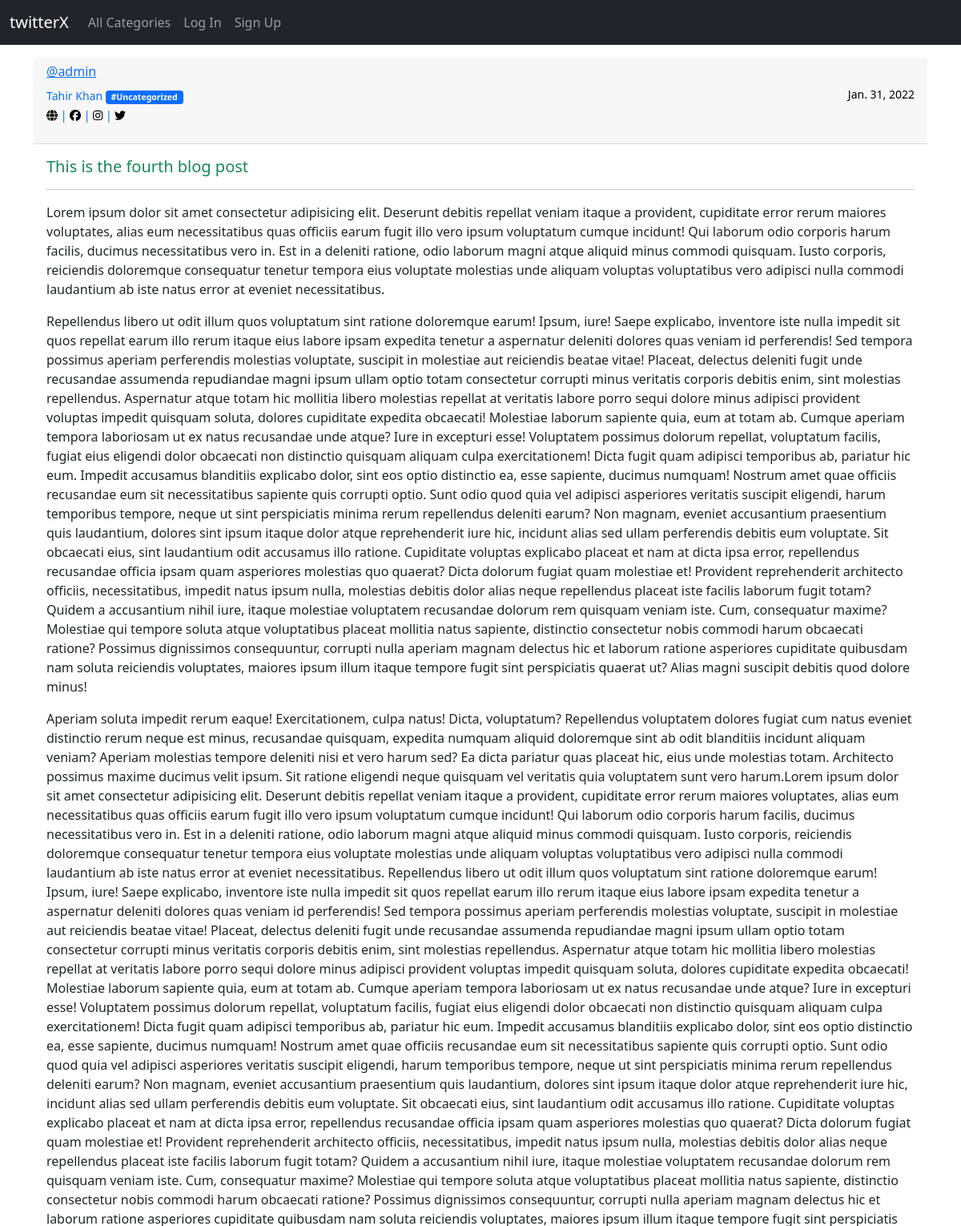
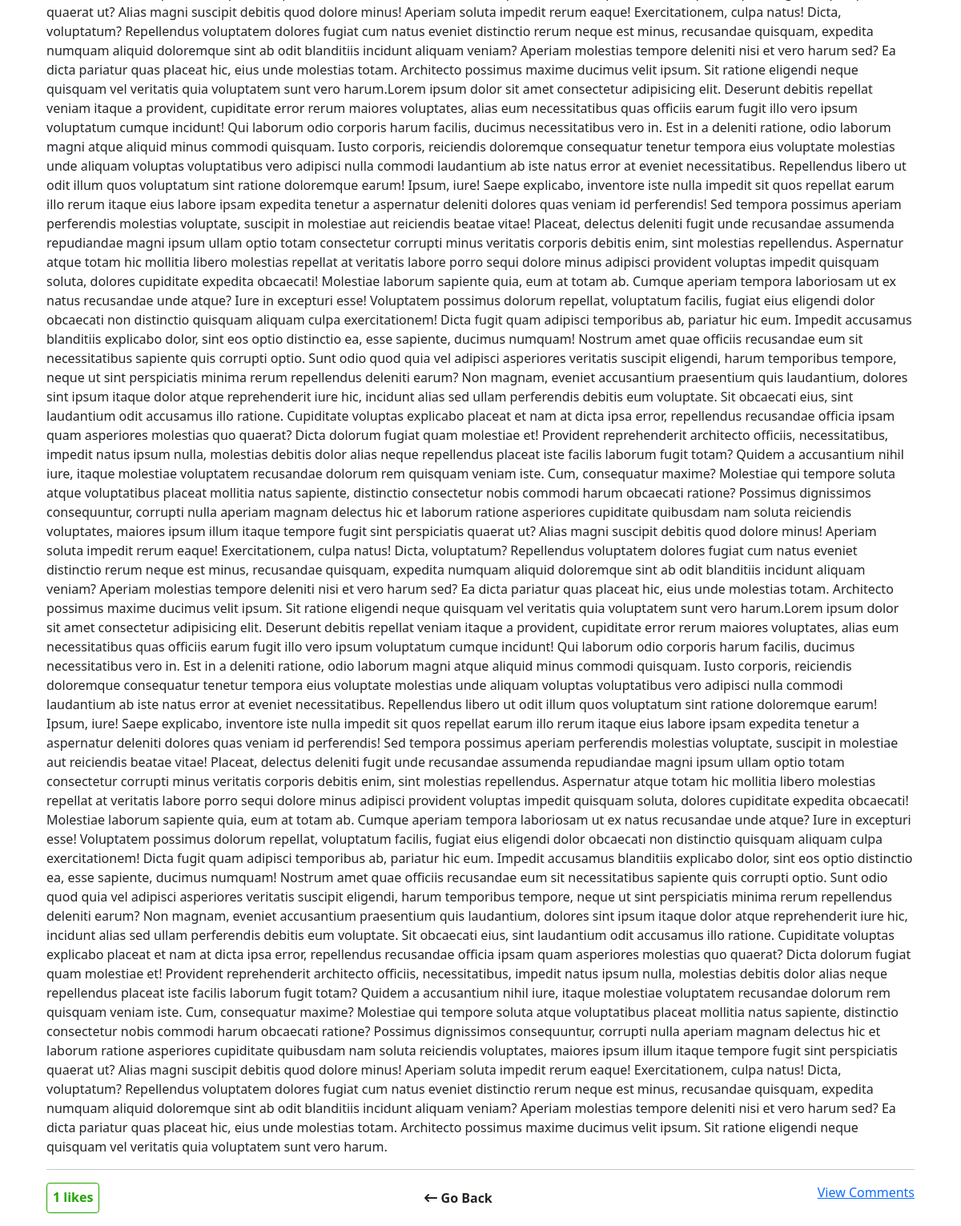
Page /viewPost/str4/ on the committed database (2 pictures, top to bottom).
### app/models.py (models this page shows, shortened)
class Post(models.Model):
    title = models.CharField(max_length=255)
    author = models.ForeignKey(User, on_delete=models.CASCADE)
    category = models.CharField(max_length=255)
    body = RichTextField(blank=True, null=True)
    date_created = models.DateField(auto_now_add=True)
    time_created = models.TimeField(auto_now_add=True)
    likes = models.ManyToManyField(User, related_name='likes')

### app/views.py (the view)
# urls.py: path('viewPost/str<pk>/', views.viewPost, name='viewPost'),
def viewPost(request, pk):
    post = Post.objects.get(id=pk)
    post_likes = post.likes.count()
    cmnt = post.name_rel.all().order_by('-date_added')
    liked = False
    if post.likes.filter(id=request.user.id).exists():
        liked = True
    context_dict = {
        'posts': post,
        'post_likes': post_likes,
        'liked': liked,
        'comments': cmnt
    }
    return render(request, 'app/viewPost.html', context_dict)

### app/templates/app/viewPost.html (shortened to what this page needs)
{% include 'app/nav.html' %}
{% load static %}
<!DOCTYPE html>
<html lang="en">
<head>
    <link href="https://cdn.jsdelivr.net/npm/bootstrap@5.1.3/dist/css/bootstrap.min.css" rel="stylesheet"
>
</head>
<body class="">
    <div class="container">
        <div class="card-header text-primary">
            <h6><a href="{% url 'common' posts.author.profile.id %}">@{{ posts.author.username }} </a>
            </h6> <small>{{ posts.author.first_name }} {{ posts.author.last_name }}
                <span class="badge bg-primary">#{{posts.category}}</span></small><small class="dateClass">
                {{ posts.date_created }}
            </small>
            <p><small>
                    {% if posts.author.profile.website_url %}
                    <a class="" href="{{ posts.author.profile.website_url }}"><i class="fa-solid fa-globe"></i></a>
                    {% endif %}
                    {% if posts.author.profile.facebook_url %}
                    | <a class="" href="{{ posts.author.profile.facebook_url }}"><i
                            class="fa-brands fa-facebook"></i></a>
                    {% endif %}
                    {% if posts.author.profile.instagram_url %}
                    | <a class="" href="{{ posts.author.profile.instagram_url }}"><i
                            class="fa-brands fa-instagram"></i></a>
                    {% endif %}
                    {% if posts.author.profile.twitter_url %}
                    | <a class="" href="{{ posts.author.profile.twitter_url }}"><i class="fa-brands fa-twitter"></i></a>
                    {% endif %}
                </small>
            </p>
        </div>
        <div class="card-body">
            <h5 class="card-title text-success">{{ posts.title }}</h5>
            <hr>
            <p class="card-text">{{ posts.body|safe }}</p>
            <hr>
            <div class="d-flex justify-content-between">
                {% if user.is_authenticated %}
                <form action="{% url 'likePost' posts.id %}" method="post">
                    {% csrf_token %}
                    {% if liked %}
                    <span class=""><button class="btn" type="submit" name="like" value="{{ posts.id }}"><strong
                                class="unlike"><i class="fa-solid fa-thumbs-down"></i> Unlike</strong>
                        </button></span>
                    {% else %}
                    <span class=""><button class="btn" type="submit" name="like" value="{{ posts.id }}"><strong
                                class="like"><i class="fa-solid fa-thumbs-up"></i> Like</strong>
                        </button></span>
                    {% endif %}
                    <b class="likesClass badge rounded-pill bg-success">{{ post_likes }}</b>
            </div>
            <hr>
            <br>
            {% else %}
            <b class="nonlikesClass">{{ post_likes }} likes</b>
            {% endif %}
            <a href="{% url 'home' %}" class="btn "><b><i class="fa-solid fa-arrow-left-long"></i></i> Go
                    Back</b></a>
            <a href="{% url 'allComments' posts.id %}">View Comments</a>
        </div>
    </div>
</body>
</html>

### app/templates/app/viewPost.html (style rules this page uses)
.dateClass { float: right; color: rgb(0, 0, 0); }
.nonlikesClass { float: right; color: rgb(33, 165, 0); border: 1px solid rgb(33, 165, 0); border-radius: 4px; padding: 5px 7px; }
.fa-globe { color: rgb(0, 0, 0); }
.fa-instagram { color: rgb(0, 0, 0); }
.fa-facebook { color: black; }
.fa-twitter { color: black; }

### rows in the picture
Post: author.username "admin", author.first_name "Tahir", author.last_name "Khan", category "Uncategorized", date_created "Jan. 31, 2022", title "This is the fourth blog post", body "Lorem ipsum dolor sit amet consectetur adipisicing elit. Deserunt debitis repellat veniam itaque a provident, cupiditate error rerum maiores voluptates, alias eum necessitatibus quas officiis earum fugit illo vero ipsum voluptatum cumque incidunt! Qui laborum odio corporis harum facilis, ducimus necessitatibus vero in. Est in a deleniti ratione, odio laborum magni atque aliquid minus commodi quisquam. Iusto corporis, reiciendis doloremque consequatur tenetur tempora eius voluptate molestias unde aliquam voluptas voluptatibus vero adipisci nulla commodi laudantium ab iste natus error at eveniet necessitatibus. Repellendus libero ut odit illum quos voluptatum sint ratione doloremque earum!…"

### other values in the picture
{{ post_likes }} "1"
